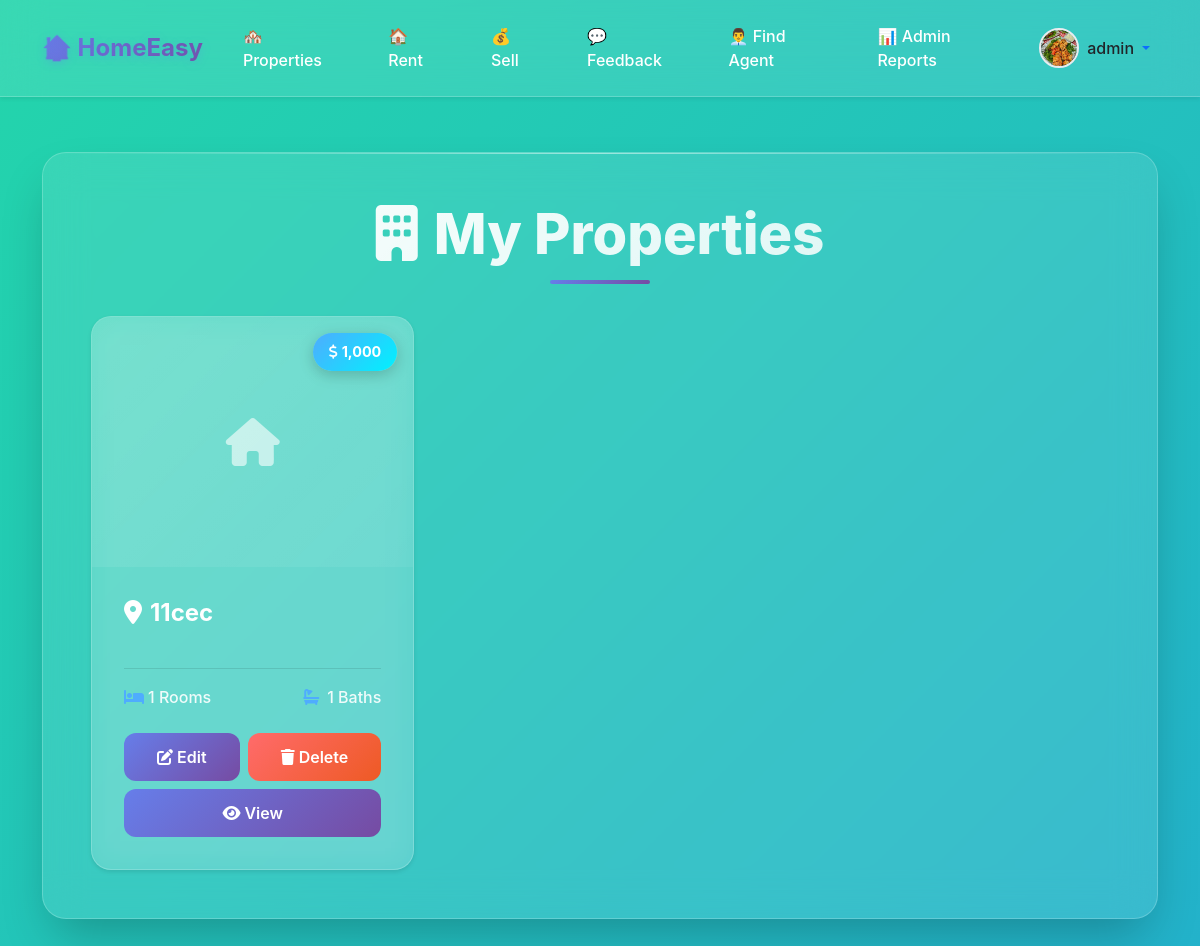
/index.php?page=buy (signed in), run on the app's committed database.
### tables this page shows
CREATE TABLE `users` (
  `id` int(11) NOT NULL,
  `username` varchar(255) NOT NULL,
  `password` varchar(255) NOT NULL,
  `email` varchar(100) NOT NULL,
  `is_active` tinyint(1) DEFAULT 1,
  `failed_login_attempts` int(11) DEFAULT 0,
  `locked_until` datetime DEFAULT NULL,
  `last_login_at` datetime DEFAULT NULL,
  `created_at` timestamp NOT NULL DEFAULT current_timestamp(),
  `updated_at` timestamp NOT NULL DEFAULT current_timestamp() ON UPDATE current_timestamp(),
  `failed_attempts` int(11) DEFAULT 0,
  `last_login` datetime DEFAULT NULL,
  `last_ip` varchar(45) DEFAULT NULL,
  `two_fa_secret` varchar(255) DEFAULT NULL,
  `profile_photo` varchar(255) DEFAULT NULL,
  `role` varchar(50) NOT NULL DEFAULT 'user'
);

CREATE TABLE `data` (
  `id` int(11) NOT NULL,
  `location` varchar(255) NOT NULL,
  `property_type` varchar(100) NOT NULL,
  `rooms` int(11) NOT NULL,
  `bathrooms` int(11) NOT NULL,
  `kitchen` int(11) DEFAULT 0,
  `floor` int(11) DEFAULT 0,
  `reception` int(11) DEFAULT 0,
  `view` int(11) DEFAULT 0,
  `space` decimal(10,2) NOT NULL,
  `sale` decimal(15,2) NOT NULL,
  `totalsale` decimal(15,2) NOT NULL,
  `phone` varchar(20) DEFAULT NULL,
  `email` varchar(255) NOT NULL,
  `images` varchar(500) DEFAULT NULL,
  `latitude` decimal(10,8) DEFAULT NULL,
  `longitude` decimal(11,8) DEFAULT NULL,
  `created_at` timestamp NOT NULL DEFAULT current_timestamp(),
  `updated_at` timestamp NOT NULL DEFAULT current_timestamp() ON UPDATE current_timestamp(),
  `description` text DEFAULT NULL,
  `amenities` text DEFAULT NULL,
  `furnishing` varchar(20) DEFAULT 'Unfurnished',
  `parking` int(11) DEFAULT 0,
  `balcony` int(11) DEFAULT 0,
  `elevator` varchar(5) DEFAULT 'No',
  `garden` varchar(5) DEFAULT 'No',
  `swimming_pool` varchar(5) DEFAULT 'No',
  `gym` varchar(5) DEFAULT 'No',
  `security` varchar(20) DEFAULT 'None',
  `age_years` int(11) DEFAULT 0,
  `condition_status` varchar(20) DEFAULT 'Good',
  `delivery_date` varchar(50) DEFAULT NULL,
  `delivery_type` varchar(30) DEFAULT 'Ready',
  `payment_options` text DEFAULT NULL
);

### layouts/pages/buy.php (the view, shortened to what this page needs)
<!DOCTYPE html>
<html lang="en">
<head>
    <link href="https://cdn.jsdelivr.net/npm/bootstrap@5.3.2/dist/css/bootstrap.min.css" rel="stylesheet">
    <link rel="stylesheet" href="https://cdnjs.cloudflare.com/ajax/libs/font-awesome/6.4.0/css/all.min.css">
    <link href="https://cdnjs.cloudflare.com/ajax/libs/aos/2.3.4/aos.css" rel="stylesheet">
</head>
<body>
    <?php include 'navbar.php'; ?>
    <div class="container main-content">
        <div class="main-container">
            <h1 class="page-title" data-aos="fade-down">
                <i class="fas fa-building me-3"></i>My Properties
            </h1>
            <div class="row g-4">
                <?php
                $host = 'localhost';
                $db = 'forfree';
                $user = 'root';
                $pass = '';
                try {
                    $pdo = new PDO("mysql:host=$host;dbname=$db;charset=utf8", $user, $pass);
                    $pdo->setAttribute(PDO::ATTR_ERRMODE, PDO::ERRMODE_EXCEPTION);
                    $stmt = $pdo->prepare("SELECT * FROM data WHERE email = ? ORDER BY created_at DESC");
                    $stmt->execute([$_SESSION['email']]);
                    $rows = $stmt->fetchAll(PDO::FETCH_ASSOC);
                    if (count($rows) > 0) {
                        $delay = 0;
                        foreach ($rows as $row) {
                            $images = htmlspecialchars($row['images'] ?? '');
                            $location = htmlspecialchars($row['location'] ?? 'Location not specified');
                            $sale = is_numeric($row['sale']) ? number_format($row['sale'], 0) : '0';
                            $rooms = htmlspecialchars($row['rooms'] ?? '0');
                            $bathrooms = htmlspecialchars($row['bathrooms'] ?? '0');
                            $delay += 100;
                            echo "<div class='col-lg-4 col-md-6' data-aos='fade-up' data-aos-delay='$delay'>
                                    <div class='card property-card h-100'>
                                        <div class='property-image-container'>";
                            if (!empty($images) && file_exists($images)) {
                                echo "<img src='$images' class='property-image' alt='Property Image' loading='lazy'>
                                      <div class='image-overlay'></div>";
                            } else {
                                echo "<div class='no-image-placeholder'>
                                        <i class='fas fa-home'></i>
                                      </div>";
                            }
                            echo "<div class='price-badge'>
                                        <i class='fas fa-dollar-sign me-1'></i>$sale
                                  </div>
                                  </div>
                                  <div class='card-body property-body'>
                                        <h5 class='property-title'>
                                            <i class='fas fa-map-marker-alt me-2'></i>$location
                                        </h5>
                                        <div class='property-details'>
                                            <div class='detail-item'>
                                                <i class='fas fa-bed'></i>
                                                <span>$rooms Rooms</span>
                                            </div>
                                            <div class='detail-item'>
                                                <i class='fas fa-bath'></i>
                                                <span>$bathrooms Baths</span>
                                            </div>
                                        </div>
                                         <div class='action-buttons'>
                                            <a href='?page=edit&id={$row['id']}' class='btn btn-edit flex-fill'>
                                                <i class='fas fa-edit me-1'></i>Edit
                                            </a>
                                            <a href='?page=delete&id={$row['id']}' class='btn btn-delete flex-fill'
                                               onclick=\"return confirm('Are you sure you want to delete this property?')\">
                                                <i class='fas fa-trash me-1'></i>Delete
                                            </a>
                                             <a href='?page=view&id={$row['id']}' class='btn btn-edit btn-info flex-fill'
                                               >
                                                 <i class='fas fa-eye me-1'></i>View
                                            </a>
                                        </div>
                                    </div>
                                  </div>
                                </div>";
                        }
                    }
                } catch (PDOException $e) {
                    echo "<div class='col-12' data-aos='fade-up'>
                            <div class='alert alert-glass'>
                                <i class='fas fa-exclamation-triangle me-2'></i>
                                Error loading properties. Please try again later.
                            </div>
                          </div>";
                }
                ?>
            </div>
        </div>
    </div>
</body>
</html>

### layouts/pages/navbar.php (shortened to what this page needs)
<?php
$host = 'localhost';
$dbname = 'forfree';
$username = 'root';
$password = '';
try {
    $pdo = new PDO("mysql:host=$host;dbname=$dbname", $username, $password);
    $pdo->setAttribute(PDO::ATTR_ERRMODE, PDO::ERRMODE_EXCEPTION);
} catch(PDOException $e) {
    die("Connection failed: " . $e->getMessage());
}
$admin_emails = ['admin@homeeasy.com', 'support@homeeasy.com'];
$profile_photo = null;
$is_admin = false;
if (isset($_SESSION['user_id'])) {
    $user_id = $_SESSION['user_id'];
    $query = "SELECT profile_photo, email FROM users WHERE id = ?";
    $stmt = $pdo->prepare($query);
    $stmt->execute([$user_id]);
    $result = $stmt->fetch(PDO::FETCH_ASSOC);
    if ($result) {
        if (!empty($result['profile_photo'])) {
            $profile_photo = $result['profile_photo'];
        }
        if (in_array($result['email'], $admin_emails)) {
            $is_admin = true;
        }
    }
}
?>
<nav class="navbar navbar-expand-lg navbar-light bg-light shadow-sm">
    <div class="container">
        <a class="navbar-brand fw-bold text-primary" href="index.php">🏠 HomeEasy</a>
        <div class="collapse navbar-collapse" id="navbarNav">
            <ul class="navbar-nav me-auto">
                <li class="nav-item">
                    <a class="nav-link fw-medium" href="?page=buy">🏘️ Properties</a>
                </li>
                <li class="nav-item">
                    <a class="nav-link fw-medium" href="?page=rent">🏠 Rent</a>
                </li>
                <li class="nav-item">
                    <a class="nav-link fw-medium" href="?page=sell">💰 Sell</a>
                </li>
                <li class="nav-item">
                    <a class="nav-link fw-medium" href="?page=feedback">💬 Feedback</a>
                </li>
                <?php if ($is_admin): ?>
                <li class="nav-item">
                    <a class="nav-link fw-medium" href="?page=agent">👨‍💼 Find Agent</a>
                </li>
                <li class="nav-item">
                    <a class="nav-link fw-medium" href="?page=admin_reports">📊 Admin Reports</a>
                </li>
                <?php endif; ?>
            </ul>
            <div class="d-flex align-items-center mobile-auth-buttons mobile-profile">
                <?php if (isset($_SESSION['user_id'])): ?>
                    <div class="dropdown">
                        <a class="dropdown-toggle d-flex align-items-center text-decoration-none p-2 rounded-3 hover-bg-light"
                           href="#"
                           role="button"
                           data-bs-toggle="dropdown"
                           aria-expanded="false"
                           style="transition: background-color 0.2s ease;">
                            <?php if ($profile_photo): ?>
                                <img src="<?php echo htmlspecialchars($profile_photo); ?>"
                                     alt="Profile"
                                     class="rounded-circle me-2 profile-image"
                                     width="40"
                                     height="40">
                            <?php endif; ?>
                            <span class="d-none d-sm-inline text-dark fw-medium">
                                <?php echo isset($_SESSION['username']) ? htmlspecialchars($_SESSION['username']) : 'User'; ?>
                            </span>
                        </a>
                    </div>
                <?php else: ?>
                    <a href="?page=login" class="btn btn-outline-primary me-2">Login</a>
                    <a href="?page=register" class="btn btn-primary">Register</a>
                <?php endif; ?>
            </div>
        </div>
    </div>
</nav>

### index.php (style rules this page uses)
:root { --primary-color: #2563eb; --secondary-color: #1e40af; --accent-color: #f97316; --light-bg: #f8fafc; --dark-text: #0f172a; --light-text: #64748b; }
body { font-family: 'Segoe UI', -apple-system, BlinkMacSystemFont, sans-serif; color: var(--dark-text); background-color: var(--light-bg); }
.navbar { box-shadow: 0 2px 4px rgba(0,0,0,0.08); background-color: white; padding: 1rem 0; }
.navbar-brand { font-weight: 700; font-size: 1.5rem; color: var(--primary-color); }
.nav-link { font-weight: 600; color: var(--dark-text); margin: 0 0.5rem; }
.property-card { border-radius: 8px; overflow: hidden; box-shadow: 0 2px 4px rgba(0,0,0,0.1); transition: transform 0.3s ease, box-shadow 0.3s ease; height: 100%; }
.property-details { display: flex; justify-content: space-between; padding-top: 1rem; border-top: 1px solid rgba(0,0,0,0.1); }
.property-card { border-radius: 8px; overflow: hidden; box-shadow: 0 2px 4px rgba(0,0,0,0.1); transition: transform 0.3s ease, box-shadow 0.3s ease; height: 100%; background-color: white; }

### layouts/pages/navbar.php (style rules this page uses)
.navbar-brand { font-size: 1.5rem; }
.profile-image { object-fit: cover; border: 2px solid #e9ecef; }
.dropdown-toggle::after { margin-left: 0.5rem; }

### data on the page
users: profile_photo (picture)
data: sale "1,000", location "11cec", rooms "1", bathrooms "1"

### other printed values
$_SESSION['username'] "admin"
